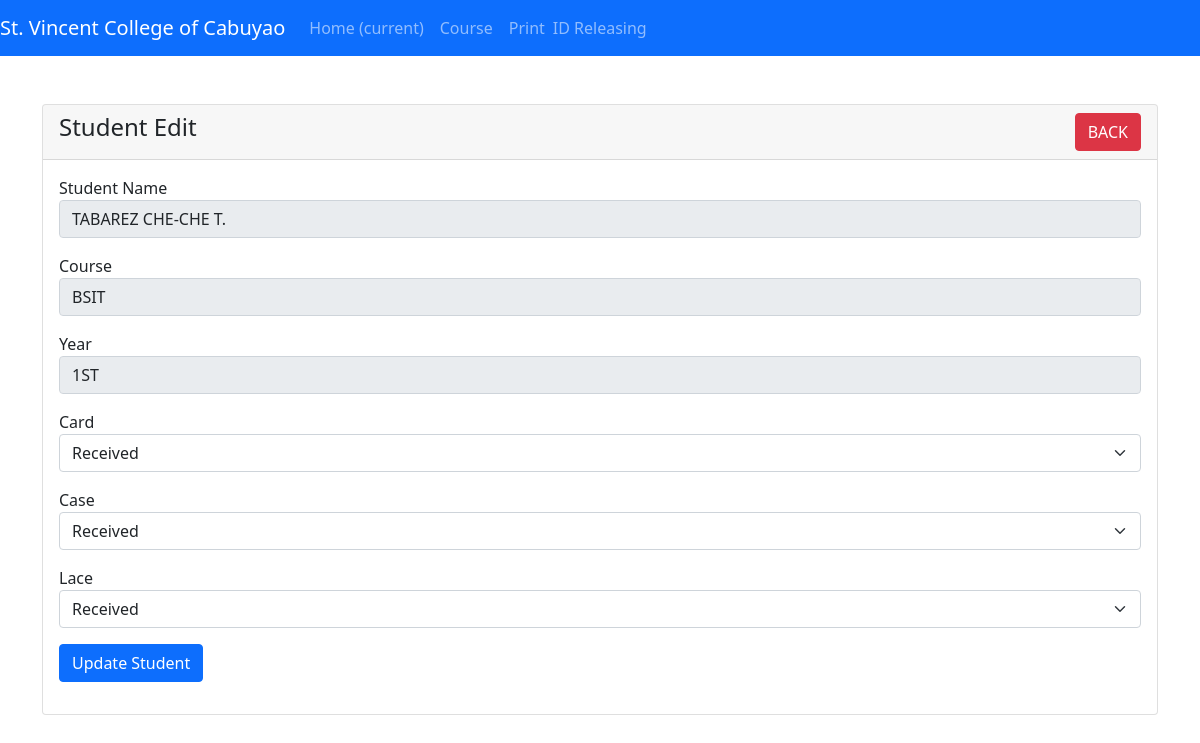
Screenshot of /view/student-edit.php?id=121 with the database file from the repository.
### tables this page shows
CREATE TABLE `students` (
  `id` int(11) NOT NULL,
  `name` varchar(191) NOT NULL,
  `course` varchar(191) NOT NULL,
  `year` varchar(3) NOT NULL,
  `card_id` int(1) NOT NULL,
  `lace_id` int(1) NOT NULL,
  `case_id` int(1) NOT NULL
);

### view/student-edit.php (the view, shortened to what this page needs)
<?php
require '../classes/database.php';
include_once('functions.php');
?>
<!doctype html>
<html lang="en">
  <head>
    <link href="https://cdn.jsdelivr.net/npm/bootstrap@5.1.3/dist/css/bootstrap.min.css" rel="stylesheet">
</head>
<body>
<?php include '../classes/nav.php'; ?>
    <div class="container mt-5">
        <div class="row">
            <div class="col-md-12">
                <div class="card">
                    <div class="card-header">
                        <h4>Student Edit
                            <a href="../index.php" class="btn btn-danger float-end">BACK</a>
                        </h4>
                    </div>
                    <div class="card-body">
                        <?php
                        if(isset($_GET['id']))
                        {
                            $student_id = mysqli_real_escape_string($con, $_GET['id']);
                            $query = "SELECT * FROM students WHERE id='$student_id' ";
                            $query_run = mysqli_query($con, $query);
                            if(mysqli_num_rows($query_run) > 0)
                            {
                                $student = mysqli_fetch_array($query_run);
                                ?>
                                <form action="code.php" method="POST">
                                    <div class="mb-3">
                                        <label>Student Name</label>
                                        <input type="text" name="name" value="<?=$student['name'];?>" class="form-control" disabled>
                                    </div>
                                    <div class="mb-3">
                                        <label>Course</label>
                                        <input type="text" name="course" value="<?=$student['course'];?>" class="form-control"disabled>
                                    </div>
                                    <div class="mb-3">
                                        <label>Year</label>
                                        <input type="text" name="year" value="<?=$student['year'];?>" class="form-control"disabled>
                                    </div>
                                    <div class="mb-3">
                                        <label>Card</label>
                                        <select id="one" name="card_id" class="form-select" aria-label="Default select example">
                                            <option value="<?=$student['card_id'];?>"><?php echo receiver($student['card_id']);?></option>
                                        </select>
                                    </div>
                                    <div class="mb-3">
                                        <label>Case</label>
                                        <select id="two" name="case_id" class="form-select" aria-label="Default select example">
                                            <option value="<?=$student['case_id'];?>"><?php echo receiver($student['case_id']);?></option>
                                        </select>
                                    </div>
                                    <div class="mb-3">
                                        <label>Lace</label>
                                        <select id="three" name="lace_id" class="form-select" aria-label="Default select example">
                                            <option value="<?=$student['lace_id'];?>"><?php echo receiver($student['lace_id']);?></option>
                                        </select>
                                    </div>
                                    <div class="mb-3">
                                        <button type="submit" name="update_student" class="btn btn-primary">
                                            Update Student
                                        </button>
                                    </div>
                                </form>
                                <?php
                            }
                            else
                            {
                                echo "<h4>No Such Id Found</h4>";
                            }
                        }
                        ?>
                    </div>
                </div>
            </div>
        </div>
    </div>
</body>
</html>

### rows the page displays
students: name "TABAREZ CHE-CHE T.", course "BSIT", year "1ST", card_id "Received", case_id "Received", lace_id "Received"
